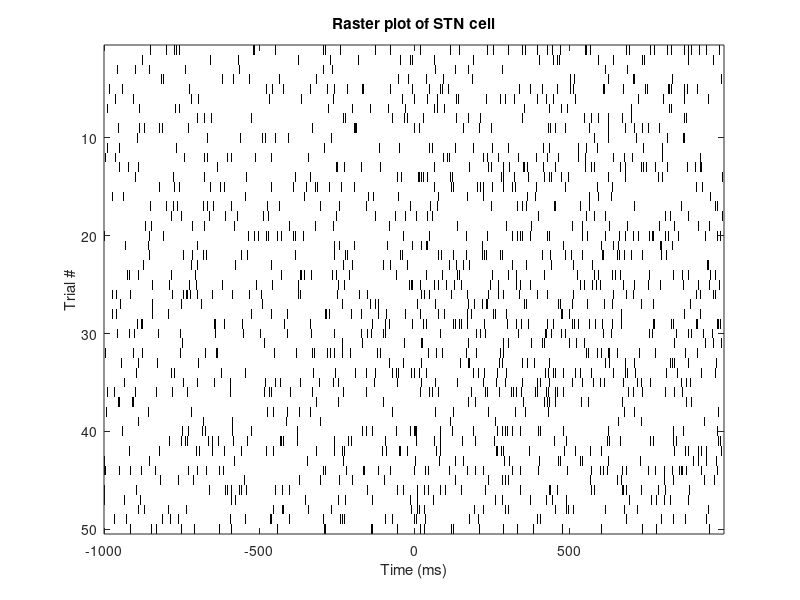
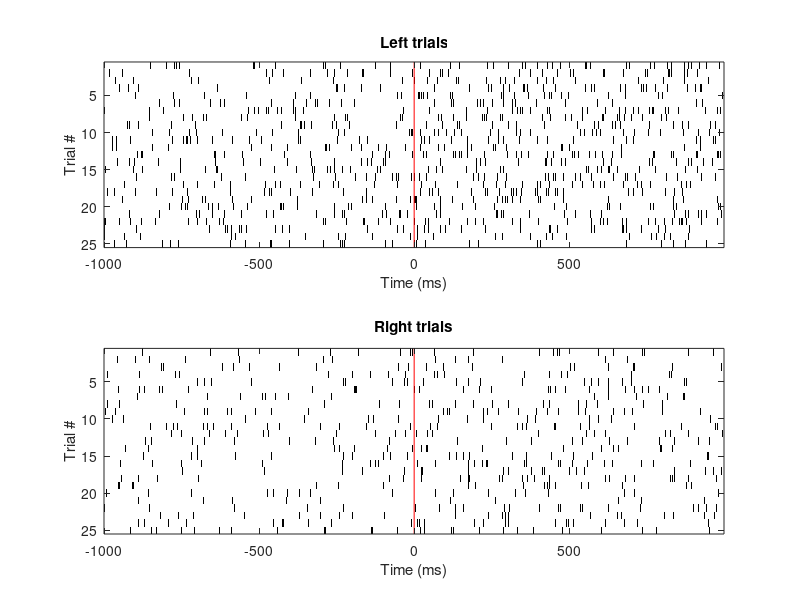
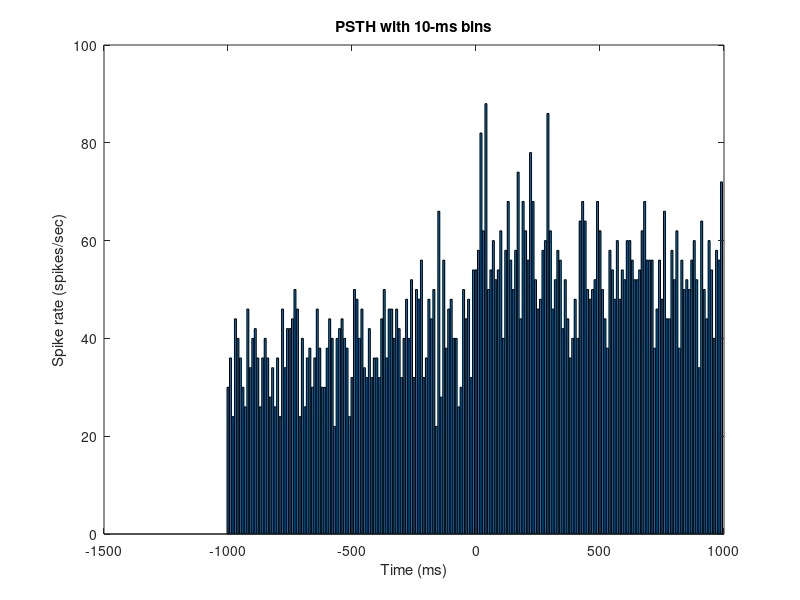
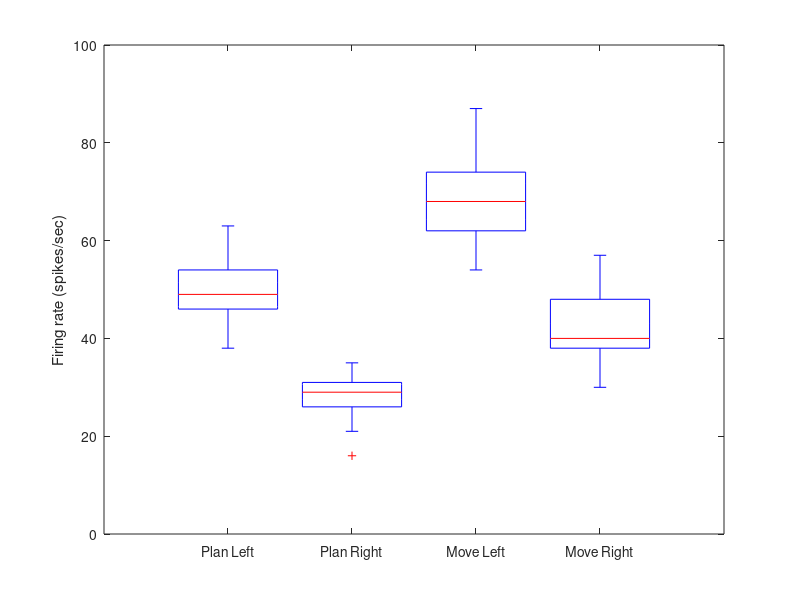

MATLAB code for these plots, in order: (Note: this script raises an error after producing the figures.)
% STNdemo.m
% 
% This exercise has been adapted from:
% Chapter 10, of "Case studies in neural data analysis" by Kramer & Eden 2016

% Original source of exercise:
% Mark A. Kramer and Uri T. Eden, "Case Studies in Neural Data Analysis",
% MIT Press, 2016, Chapter 10.
% https://mitpress.mit.edu/books/case-studies-neural-data-analysis
% http://github.com/Mark-Kramer/Case-Studies-Kramer-Eden
%
% Adapted by RTB, February 2018

% % Concepts covered:
% 1. Working with rhythmic spike data
% 2. ISI histograms
% 3. Autocorrelation plots
% 4. Spectral estimators for point processes
% 5. History-dependent GLM
% 6. Basis functions for smooth co-variates
% 7. Model selection using AIC, KS plots, analysis of residuals
%
% Recording of a subthalamic nucleus (STN) neuron from a human performing a
% hand movement task
%
% Data: The data consist of single unit spiking activity from one STN
% neuron recorded over 50 trials of a hand movement task. In each trial, a
% patient held a joystick and watched cues appear on a screen. The first
% cue indicated whether the patient should move to the right (1) or left
% (0). The second cue, the GO cue, indicated the time to start moving the
% joystick. The dataset contains two seconds of activity for each trial,
% one second before the GO cue and one second after. We label the period
% before the GO cue comes on as the "planning period," and the period after
% the GO cue the "movement period."
%
% moveDir: a [50 x 1] logical vector of indicators for the movement direction
%          on each of the 50 trials; 1 = right; 0 = left
% trialTime: time axis in msec for each trial; 0 is time of GO cue
% spikeTrain: presence (1) or absence (0) of spike in each 1-ms time bin

%% Load and plot the data
load('STNdata.mat');
% original file name: 'Ch10-spikes-1.mat'

figure('Name', 'Raw data');
imagesc(trialTime,1:50,spikeTrain)	%Construct a rastergram.
colormap(1-gray);					%...and change the colormap.
xlabel('Time (ms)');
ylabel('Trial #');
title('Raster plot of STN cell');

%% Generate separate raster plots for each direction of movement

figure('Name','Raster plots for different directions of movement');
subplot(2,1,1)
imagesc(trialTime,1:25, spikeTrain(~moveDir,:))		%Image left trials,
colormap(1-gray);
xlabel('Time (ms)');
ylabel('Trial #');
title('Left trials');
% Draw a vertical red line at t=0 for GO cue
ax = axis;
line([0,0],[ax(3),ax(4)],'Color','r');

subplot(2,1,2)
imagesc(trialTime,1:25, spikeTrain(moveDir,:))		%...and right trials.
colormap(1-gray);
xlabel('Time (ms)');
ylabel('Trial #');
title('Right trials');
ax = axis;
line([0,0],[ax(3),ax(4)],'Color','r');

%% Plot a peristimulus time histogram

[spikeTimes,~] = find(spikeTrain');         %Find when spikes occur
% Compute histogram. If we want our bins to represent spikes per second per
% trial, we need to divide by the number of trials (50) and convert ms to
% seconds.

% PSTH with 1-ms bins
PSTH = hist(spikeTimes, 1:2000)/size(spikeTrain,1)/0.001;
figure('Name','Peri-stimulus time histogram');
bar(trialTime,PSTH);
xlabel('Time (ms)');
ylabel('Spike rate (spikes/sec)');
title('PSTH with 1-ms bins');

% PSTH with larger bins
msPerBin = 10;
PSTH = hist(spikeTimes, 1:msPerBin:2000);
bar(trialTime(1:msPerBin:2000),(PSTH/size(spikeTrain,1)/0.001)/msPerBin);
xlabel('Time (ms)');
ylabel('Spike rate (spikes/sec)');
tStr = sprintf('PSTH with %d-ms bins', msPerBin);
title(tStr);

%% Compute average spike rates during planning & movement periods

iPlan = find(trialTime < 0);					%Indices for planning.
iMove = find(trialTime >= 0);					%Indices for movement.
%Compute the average spike rate,
% planRate = mean(mean(spikeTrain(:,iPlan)))/0.001;
% moveRate = mean(mean(spikeTrain(:,iMove)))/0.001;

%% Compute average firing rates for left vs. right movements

LRate=mean(mean(spikeTrain(~moveDir,:)))/1e-3;	%... and compute rates.
RRate=mean(mean(spikeTrain(moveDir,:)))/1e-3;

PlanL = sum(spikeTrain(~moveDir,iPlan),2);	%Firing rate L, planning.
PlanR = sum(spikeTrain(moveDir,iPlan),2);	%Firing rate R, planning.
MoveL = sum(spikeTrain(~moveDir,iMove),2);	%Firing rate L, movement.
MoveR = sum(spikeTrain(moveDir,iMove),2);	%Firing rate R, movement.
figure('Name','Mean firing rates for different periods and trial types');
boxplot([PlanL PlanR MoveL MoveR], ...	%Display results.
  'labels',{'Plan Left','Plan Right','Move Left','Move Right'});
ylabel('Firing rate (spikes/sec)');

%% ISI histogram for all trials
ISIs=diff(spikeTimes);	%Determine ISIs for all time & trials.
ISIs=ISIs(ISIs>0);%Remove spurious values between trials,
figure('Name', 'Interspike interval histogram for all trials');
hist(ISIs,0:250);		%...and display results.
ax = axis;
axis([0,250,ax(3),ax(4)]);
xlabel('Interspike interval (ms)');
ylabel('Count');

%% ISI histograms separately for the planning and movement periods

%In the planning period,				%...find spikes,
[spikeTimesPlan, ~]=find(spikeTrain(:,iPlan)');
planISIs = diff(spikeTimesPlan);		%...compute ISIs,
planISIs = planISIs(planISIs>0);	%...drop spurious ones,
figure('Name','ISI histograms');
subplot(2,1,1); hist(planISIs,0:250)		%...and plot it,
ax = axis;
axis([0,100,ax(3),ax(4)]);
xlabel('Interspike interval (ms)');
ylabel('Count');
title('Planning period');

%In the movement period,				%...find spikes,
[spikeTimesMove, ~] = find(spikeTrain(:,iMove)');
moveISIs = diff(spikeTimesMove);		%...compute ISIs,
moveISIs = moveISIs(moveISIs>0);	%...drop spurious ones,
subplot(2,1,2); hist(moveISIs,0:250)		%...and plot it,
ax = axis;
axis([0,100,ax(3),ax(4)]);
xlabel('Interspike interval (ms)');
ylabel('Count');
title('Movement period');

%% Look at the auto-correlation function

nTrials = size(spikeTrain,1);
nLags = size(spikeTrain,2) - 1;
acfPlan = zeros(nTrials,nLags);
acfMove = acfPlan;

for k=1:nTrials								%For each trial,
 planData = spikeTrain(k,iPlan);				%...get planning data,
 moveData = spikeTrain(k,iMove);				%...get movement data,
 acfPlan(k,:)=xcorr(planData-mean(planData),'coeff');%...compute ACFs,
 acfMove(k,:)=xcorr(moveData-mean(moveData),'coeff');
end										%...and plot results,

figure('Name','Autocorrelation of spike increments for lags up to 100 ms');
% By default, 'xcorr' computes the autocorrelation at all lags.
% The lags extend from -1000 ms to +1000 ms. We are only interested in 
% positive lags from 1 ms to 100 ms.
minLag = find(trialTime==1) - 1;
maxLag = find(trialTime == 100) - 1;
subplot(2,1,1); stem(1:100,mean(acfPlan(:,minLag:maxLag)));
ylabel('Autocorrelation')				%... with axes labelled.
title('Planning period');
subplot(2,1,2); stem(1:100,mean(acfMove(:,1001:1100)));
ylabel('Autocorrelation');  xlabel('Lag [ms]')
title('Movement period');

%% Spectral analysis of spiking data

% NOTE: To run the following code, one must download and install the
% Chronux toolbox from chronux.org

%Set the parameters of the MTM.
% The planning and movement periods for each trial are one second in
% duration, so we can achieve a 4 Hz frequency resolution by setting the
% time-bandwidth product to 4.
TW = 4;						%Choose time-bandwidth product of 4.
nTapers=2*TW-1;				%...which sets the # of tapers.
params.Fs=1000;				%Define sampling frequency,
params.tapers=[TW,nTapers];	%...time-band product,# tapers.
params.fpass=[0 500];		%Define frequency range to examine.
params.trialave=1;			%Perform trial averaging.

%Compute the coherence during planning & movement.
[SPlan,~]=mtspectrumpb(spikeTrain(:,iPlan)',params);
[SMove,f]=mtspectrumpb(spikeTrain(:,iMove)',params);

%Plot the spectra ... with axes labelled.
figure('Name','Trial-averaged power spectra');
subplot(2,1,1);
plot(f,SPlan); 
ylabel('Power [Hz]')
title('Planning');
subplot(2,1,2);
plot(f,SMove);
ylabel('Power [Hz]')
xlabel('Frequency [Hz]')
title('Movement');

%% Moving window spectral analysis

% The analysis above assumes that the mean and autocovariance structure do
% not change over time within a period. To see if this is reasonable, we
% will compute a sliding window spectrum.

%Set the parameters of the MTM.
movingwin = [.5 .05];		%Define window duration & step size,
params.fpass = [0 50];		%...frequency range to examine,
params.tapers = [2 3];		%...time-band product, # tapers.
[S,T,F]=mtspecgrampb(spikeTrain',movingwin,params); %Get spectrogram,
T = T + trialTime(1)/1000;	%Set time axis,

figure('Name','Trial-averaged spectogram of spiking data');
imagesc(T,F,S')				%...and display it,
xlabel('Time [s]')			%...with axes labelled.
ylabel('Frequency [Hz]')
c = colorbar;
c.Label.String = 'Power (a.u.)';

%% Poisson point process model #1: movement as the only predictor

% As with many complicated analyses, the heavy lifting is done with a
% single line of MATLAB code (i.e. 'glmfit' below). But sometimes the
% tricky part is formatting the data properly. In this case, we want to
% have one column vector for each co-variate and one
T0 = length(trialTime);                             % # of time points.

% Create an indicator variable for movement. We want zeros for the first
% half of the trial ('planning') and ones for the second half. But then we
% need to repeat this for each of the fifty trials and then concatenate
% them into one long column vector
iMove = ones(nTrials,1)*[zeros(1,T0/2) ones(1,T0/2)];   % [50 x 2000]
% Reshape movement indicator to [100,000 x 1]. The first 2000 points 
% correspond to the first trial. The next 2000 to the 2nd trial, etc. To
% confirm this:
%sum(iMove(1:1000)); % = 0 (first half of first trial; planning period
%sum(iMove(1001:2000)); % = 1000 (2nd half of first trial; movement)
iMove = reshape((iMove)',nTrials*T0,1);

% Also need to do the same thing to the spike data
y = reshape(spikeTrain',nTrials*T0,1);

% Fit model #1
[b1, dev1, stats1] = glmfit(iMove,y,'poisson');

% How do we interpret the parameters in b1? Remember that we're actually
% fitting log(lambda_t), so the first step is to exponentiate. Beta0
% (b1(1)) tells us the predicted firing rate during the planning phase:
planRate = exp(b1(1)) * 1000;   % 38.96 spikes/sec;

% The second parameter tells us how much this baseline rate is modulated by
% the movement
moveMod = exp(b1(2));           % 1.4107, so rate increases by 41%
moveRate = planRate * moveMod;  % 54.96 spikes per second
% Both of these seem reasonable given our previous analyses

% Is the modulation by movement statistically significant? In this case,
% the null value for our movement modulation is 1, so we can ask whether
% the 95% CI includes 1. It does not:
%Compute CI for firing rate modulation during movement period, 
CI_lower = exp(b1(2) - 1.96*stats1.se(2));	%...lower CI,
CI_upper = exp(b1(2) + 1.96*stats1.se(2));	%...upper CI.

% Or we can assess it directly using the Wald test, which we get for free
% from the 'glmfit':
pVal = stats1.p(2);		%p-value from Wald test.

%% KS plot to test how well our model accounts for the data

% Our previous approaches are good for model selection (i.e. adjudicating
% between two models) or for telling us whether a particular covariate
% belongs in the model. However, we would also like to know how well our
% model captures the overall structure of the data. To do this, we will use
% a method related to the Q-Q plot that we explored in an earlier exercise.
% You'll recall that this compares the percentiles of our empirical
% distribution (i.e. the data) to those of some known theoretical
% distribution (e.g. the standard normal). The K-S plot is a similar idea,
% but using the cumulative density functions (CDF) as the basis of
% comparison.

% However, before we do this, we need to transform our spike data so that
% they are identically distributed. That is, we need to somehow take into
% account the fact that lambda is changing over time and as a function of
% our covariates. To do this, we make use of the "time-rescaling theorem,"
% which essentially sums up all of the lambda_t's between each pair of
% spikes to produce rescaled waiting times for each of the spikes. If our
% data are well described by our model, then the re-scaled variables (i.e.
% the Z's in the code below) will be independent, identically distributed
% random variables from the exponential distribution with parameter 1. For
% more details on the math and its application to spiking data see:
%
% Brown EN, Barbieri R, Ventura V, Kass RE, Frank LM. The time-rescaling
% theorem and its application to neural spike train data analysis. Neural
% Comput. 2002 Feb;14(2):325-46. PubMed PMID: 11802915.

% Evaluate Model 1. This is our model's prediction for the value of lambda
% (our spike rate parameter) in each time bin.
lambda1=exp(b1(1)+b1(2)*iMove);		%Firing rate of Model 1.

% Re-scale the intervals. 
spikeindex=find(y);					%Find spikes,
N=length(spikeindex);				%...and total # spikes.
Z(1)=sum(lambda1(1:spikeindex(1)));	%1st rescaled waiting time,
for i=2:N,							%...and the rest.
     Z(i)=sum(lambda1(spikeindex(i-1)+1:spikeindex(i)));
end

[eCDF, zvals] = ecdf(Z);			%Empirical CDF at z values.
mCDF = 1-exp(-zvals);				%Model CDF at z values.

figure('Name','KS plot for model 1 based on planning vs. movement periods');
plot(mCDF,eCDF,'k-','LineWidth',2);
hold on
plot([0 1], [0 1]+1.36/sqrt(N),'r--');  %Upper confidence bound:
plot([0 1], [0 1]-1.36/sqrt(N),'r--');	%Lower confidence bound.
xlabel('Model CDF');
ylabel('Empirical CDF');
axis([0,1,0,1]);

%% Refining the model: movement direction.

% To get some insight into what we need to add to the model, we can plot
% the residuals as a function of whether the movement was to the right or
% to the left:

%Create an indicator variable for trial movement direction.
iDir = logical(reshape((moveDir*ones(1,T0))',nTrials*T0,1));
i0 = find(iDir==0);		%Left movement trial.
i1 = find(iDir==1);		%Right movement trial.
R = cumsum(stats1.resid);%Cumulative sum of Model 1 residuals.

figure('Name','Point process residuals for model 1');
plot(i0./T0,R(i0),'b.')      %Plot residuals for L trials,
hold on
plot(i1./T0,R(i1),'g.')		%...and plot residuals for R trials,
hL = legend('Left','Right','Location','southeast');
xlabel('Trial #')			%...label axes.
ylabel('Integrate Point Process Residual')

% If our model is good, then the cumulative residuals should bounce around
% randomly but close to zero. As it is, we see that the residuals
% consistently increase for left movement trials, indicating that our model
% is systematically underestimates the rate for these trials, and vice
% versa for right momvement trials. This makes sense, because we saw in our
% earlier plot (fig. 4) that the cell fires more for left than for right
% trials. So adding an indicator variable for direction should improve our
% fit. Let's see.

%% Fit Model 2, and return estimates and useful statistics.

[b2,dev2,stats2] = glmfit([iMove iDir],y,'poisson');

% Is the iDir parameter statistically significant?
pVal = stats2.p(3);

% Repeat KS plot for model #2:
lambda2=exp(b2(1)+b2(2)*iMove+b2(3)*iDir);	%Evaluate Model 2.
Z(1)=sum(lambda2(1:spikeindex(1)));	%1st rescaled waiting time,
for i=2:N							%... and the rest.
  Z(i)=sum(lambda2(spikeindex(i-1)+1:spikeindex(i)));
end
[eCDF, zvals]=ecdf(Z);				%Empirical CDF.
mCDF = 1-exp(-zvals);				%Model CDF.

figure('Name','KS plot for model 2 including trial period and direction');
plot(mCDF,eCDF,'k-','LineWidth',2);
hold on
plot([0 1], [0 1]+1.36/sqrt(N),'r--')		%Upper confidence bound.
plot([0 1], [0 1]-1.36/sqrt(N),'r--')		%Lower confidence bound.
xlabel('Model CDF')					%Label the axes.
ylabel('Empirical CDF')
axis([0,1,0,1]);

%% Refining the model: spiking history dependence.

% Now we will add predictors to our model related to past spiking history.
% But how far back in time should we look? In our spectral anaysis, we
% found a peak during the planning period at 15-20 Hz. A history
% dependent model that extends to lags of 70 ms should be able to capture
% rhythms above 15 Hz. (i.e. 1000/70 = 14.3);
%
% We are thus saying that in order to predict spiking at the current time,
% we need to observe the spiking history 70 ms in the past:

modelOrd = 70;					%Set the model order.
T1 = T0 - modelOrd;				%Update # time points.

%Redefine observable & predictors to support history dependence.
y=reshape(spikeTrain(:,modelOrd+1:end)', nTrials*T1,1);			%Data.
iDir=reshape((moveDir*ones(1,T1))',nTrials*T1,1);             %Direction.
iMove=ones(nTrials,1)*[zeros(1,T0/2-modelOrd) ones(1,T0/2)];	%Period,
iMove=reshape((iMove)',nTrials*T1,1);						%...reshaped.

% Create the history predictor. For each step back in the past, we grab the
% spikes shifted by the appropriate lag. We're just creating a set of
% shifted, truncated copies of our spike train. So our y variable starts at
% time point 71 and goes to the end; our first history colum starts at time
% point 70 and goes to end-1; our 2nd column starts at time point 69 and
% goes to end-2, etc. Note that we truncate each trial before concatenating
% everything into one long column vector.
xHist = zeros(size(y,1),modelOrd);
for i = 1:modelOrd				%...for each step in past.
    %xHist(:,i) = reshape(spikeTrain(:,modelOrd+1-i:end-i)',nTrials*T1,1);
    
    % Doing this in one step makes it harder to parse. This would be
    % clearer:
    thisHistory = spikeTrain(:,modelOrd+1-i:end-i)';
    xHist(:,i) = thisHistory(:);
end

%Fit Model 3, with history dependence.
[b3,dev3,stats3] = glmfit([iMove iDir xHist],y,'poisson');

% However, model #3 assumes that the history effect is independent of the
% movement period. Yet, in our spectral analysis, we observed the strong
% rhythmic activity mainly in the planning phase. Therefore we can improve
% our model by allowing for different effects of history during the
% planning and the movement periods:

%Fit Model 4, with history dependence in each period.
[b4,dev4,stats4] = glmfit([iMove iDir ...       %Period & direction.
  (~iMove*ones(1,modelOrd)).*xHist ...          %History in planning.
  (iMove*ones(1,modelOrd)).*xHist], y,'poisson');%History in movement.

%% KS Plot for model #4

%Evaluate Model 4:
lambda4 = glmval(b4,[iMove iDir ...	
    ((1-iMove)*ones(1,modelOrd)).*xHist ...
    (iMove*ones(1,modelOrd)).*xHist],'log');

spikeindex=find(y);					%Find spikes,
N=length(spikeindex);				%...and total # spikes.
Z(1)=sum(lambda4(1:spikeindex(1)));	%1st rescaled waiting time,
for i=2:N							%... and the rest.
  Z(i)=sum(lambda4(spikeindex(i-1)+1:spikeindex(i)));
end
[eCDF, zvals]=ecdf(Z);				%Empirical CDF.
mCDF = 1-exp(-zvals);				%Model CDF.

figure('Name','KS Plot for model #4');
plot(mCDF,eCDF,'k-','LineWidth',2);	%Create KS-plot.
hold on								%Freeze graphics.
plot([0 1], [0 1]+1.36/sqrt(N),'r--')		%Upper confidence bound.
plot([0 1], [0 1]-1.36/sqrt(N),'r--')		%Lower confidence bound.
xlabel('Model CDF')					%Label the axes.
ylabel('Empirical CDF')
axis([0,1,0,1]);

%% Interpreting our fit parameters

% Model 4 has 143 parameters: one intercept parameter, one parameter for
% the period (planning vs. movement), one for the direction of movement
% (right vs. left), 70 parameters for the history dependence during the
% planning period, and 70 more for the history dependence during the
% momvement period. Whenever we construct a point process model that
% includes spiking history, we call it a "conditional intensity model"
% rather than a rate model.

% We can examine the first three exponentiated parameters of Model 4.
% exp(b4(1:3)) % = [0.0480  1.3819  0.6063]

% Since this model has 140 additional parameters related to spiking history
% dependence, inspecting the values directly would be overwhelming. So
% let's plot their exponentiated values as a function of lag for each
% period:
figure('Name', 'Exponentiated GLM parameters related to history dependence');
subplot(2,1,1); plot(1:modelOrd,exp(b4(4:modelOrd+3)),'LineWidth',2);
hold on
ax = axis;
line([ax(1),ax(2)],[1,1],'Color','r','LineStyle','--');
ylabel('Modulation')							%..axes labelled.
title('Planning');

subplot(2,1,2); plot(1:modelOrd,exp(b4(modelOrd+4:end)),'LineWidth',2);
hold on
ax = axis;
line([ax(1),ax(2)],[1,1],'Color','r','LineStyle','--');
ylabel('Modulation'); xlabel('Lag [ms]')		%..axes labelled.
title('Movement');

% We interpret each exponentiated parameter as a modulation of the spike
% rate when a previous spike has occurred at a given lag. So values greater
% than one indicate an increased probability of spiking, and values less
% than one a decreased probability. For the movement period, we see the
% neuron's refractory period (< 1 for short lags), a peak at 6 ms when
% there is an increased probability of firing, but after 10 ms it hovers
% around one (no modulation). For the planning period, however, we see the
% same early stuff, but then we see the later downward rate modulation
% (15-35 ms after a spike) followed by an upward modulation (45-65 ms)
% corresponding to the band of power between 15-20 Hz in the spectogram.

%% Are these history effects statistically significant?

% To better visualize the p-values associated with each parameter, we plot
% the negative of the natural logarithm of the p-value. Any value above 3
% indicates a p-value < 0.05.

figure('Name','Negative log p-values for model 4 parameters');
subplot(2,1,1)
hP = plot(1:modelOrd,-log(stats4.p(4:3+modelOrd)),'.');	%p-values for Planning,
set(hP,'MarkerSize',15);
hold on
plot([1 modelOrd],[-log(.05) -log(.05)],'r--');     %...draw threshold at p=0.05
ylabel('-Log p-value');
title('Planning');

subplot(2,1,2)					
hP = plot(1:modelOrd,-log(stats4.p(4+modelOrd:end)),'.'); %p-values for Movement
set(hP,'MarkerSize',15);
hold on									%...freeze graphics,
plot([1 modelOrd],[-log(.05) -log(.05)],'r--');	%...draw threshold at p=0.05
ylabel('-Log p-value');
xlabel('Lag (ms)');
title('Movement');

%Compare the two nested GLMs:
pVal = 1-chi2cdf(dev3-dev4,modelOrd);

%% Chapter 10, Choice of model order.

% For the data in the planning period alone, we will find the model order
% that minimizes the Akaike Information Criterion (AIC)
%
% NOTE: This block of code takes several minutes to run!
skipFlag = 1;

if ~skipFlag
    maxOrd = 100;       	%Maximum model order
    
    %Redefine observable & predictors to support history dependence.
    yPlan = reshape(spikeTrain(:,maxOrd+1:T0/2)',nTrials*(T0/2-maxOrd),1);
    planDir = reshape((moveDir*ones(1,T0/2-maxOrd))',nTrials*(T0/2-maxOrd),1);
    planHist=[];			%Create the history predictor,
    aic = zeros(maxOrd,1);
    
    for i=1:maxOrd			%...for each step in past,
        planHist = [planHist ...	%...define history, concatenate for each higher order
            reshape(spikeTrain(:,maxOrd+1-i:T0/2-i)',nTrials*(T0/2-maxOrd),1)];
        %..fit the model,
        [b0,dev0,stats0]=glmfit([planDir planHist],yPlan,'poisson');
        %...and compute the AIC.
        aic(i) = dev0 + (2*length(b0));
    end
    
    figure('Name',...
        'AIC plot of models with increasing number of history-dependent components');
    plot(1:maxOrd,aic,'b-','LineWidth',2);     %Plot the AIC,
    xlabel('Model Order')   %...with axes labelled,
    ylabel('AIC')
    
    allOrd = 1:maxOrd;
    bestOrder = allOrd(aic == min(aic));    % 'best' = model with 62 ms history
    
end

%% Refining the model: smooth history dependence.

% Do we really believe that the influence of a spike 25 ms in the past can
% can be very different from one 26 ms in the past? If not, it might be
% better to define a model with fewer free parameters that guarantees a
% smooth modulation as a function of lag. To do this, we replace the
% separate terms for each single millisecond lag with a small set of basis
% functions on the spiking history.

% Construct Gaussian kernels to use as basis functions:
X = -5:10:modelOrd;
C = zeros(modelOrd,length(X));
for i=1:modelOrd		
    C(i,:) = normpdf(X,i,5);
end
% To visualize the kernels: plot(C)

% The result in C is a [70 x 8] matrix that converts the previous 70-column
% xHist matrix into a new seet of 8 columns to include in the design
% matrix: xHist*C. Cute! So now, instead of 70 free parameters to capture
% spike history, we reduce it to only 8.

%Fit Model 5, with Gaussian kernel basis.
nParams = size(C,2);

[b5,dev5,stats5] = glmfit([iMove iDir ...	%Period & direction.
  (~iMove*ones(1,nParams)).*(xHist*C) ...   %History in planning.
  (iMove*ones(1,nParams)).*(xHist*C)], ...	%History in movement.
  y,'poisson');

% Now let's replot the fit parameters that correspond to our history terms:
figure('Name','History fit parameters using Gaussian kernel method');
subplot(2,1,1);
plot(1:modelOrd,exp(C*b5(4:nParams+3)),'b-','LineWidth',2);    %Planning
hold on
ax = axis;
line([ax(1),ax(2)],[1,1],'Color','r','LineStyle','--');
ylabel('Modulation')
title('Planning');

subplot(2,1,2);
plot(1:modelOrd,exp(C*b5(nParams+4:end)),'b-','LineWidth',2);    %Movement
hold on
ax = axis;
line([ax(1),ax(2)],[1,1],'Color','r','LineStyle','--');
ylabel('Modulation'); xlabel('Lag (ms)')
title('Movement');

%% KS Plot for model 5

%Evaluate Model 5.
lambda5 = glmval(b5,[iMove iDir ...	
  (~iMove*ones(1,nParams)).*(xHist*C) ...       % planning phase
  (iMove*ones(1,nParams)).*(xHist*C)],'log');   % movement phase

% Re-scale intervals
spikeindex=find(y);					%Find spikes,
N=length(spikeindex);				%...and total # spikes.
Z(1)=sum(lambda5(1:spikeindex(1)));	%1st rescaled waiting time,
for i=2:N							%... and the rest.
  Z(i)=sum(lambda5(spikeindex(i-1)+1:spikeindex(i)));
end;
[eCDF, zvals]=ecdf(Z);				%Empirical CDF.
mCDF = 1-exp(-zvals);				%Model CDF.

figure('Name','KS Plot for model 5: history modulation with Gaussian kernels');
plot(mCDF,eCDF,'k-','LineWidth',2);	%Create KS-plot.
hold on
plot([0 1], [0 1]+1.36/sqrt(N),'r--')		%Upper confidence bound.
plot([0 1], [0 1]-1.36/sqrt(N),'r--')		%Lower confidence bound.
xlabel('Model CDF')					%Label the axes.
ylabel('Empirical CDF')
axis([0,1,0,1]);

%% Evaluating model #5 with a plot of p-values

figure('Name','Negative log p-values for model 5 history parameters');

% Correct our p-value threshold for multiple comparisons:
myAlpha = 0.05;
pThresh = myAlpha / nParams;

subplot(2,1,1)							%p-values for Planning,
hP = plot(1:nParams,-log(stats5.p(4:3+nParams)),'.');
set(hP,'MarkerSize',15);
hold on									%...freeze graphics,
plot([1 nParams],[-log(pThresh) -log(pThresh)],'r--')	%...draw threshold,
ylabel('-Log p-value');
title('Planning');

subplot(2,1,2)							%p-values for Movement,
hP = plot(1:nParams,-log(stats5.p(4+nParams:end)),'.');
set(hP,'MarkerSize',15);
hold on									%...freeze graphics,
plot([1 nParams],[-log(pThresh) -log(pThresh)],'r--')	%...draw threshold,
ylabel('-Log p-value');
xlabel('Lag parameter');
title('Movement');

%% Compare different models for planning vs movement phase

% Fit a reduced version of Model 5, where spike history and period are
% independent. That is, one where we assume that the effect of spiking
% history is the same in both phases.
[b6,dev6,stats6] = glmfit([iMove iDir xHist*C],y,'poisson');

pVal = 1-chi2cdf(dev6-dev5,nParams);	%Compare Model 5 and Model 6.

% This tells us that model 5 really is much better, and we can be confident
% that the cell exhibits different spiking dynamics during the two phases
% of the task (planning vs. movement). The rhythmic structure that we see
% during planning is attenuated during the movement period.